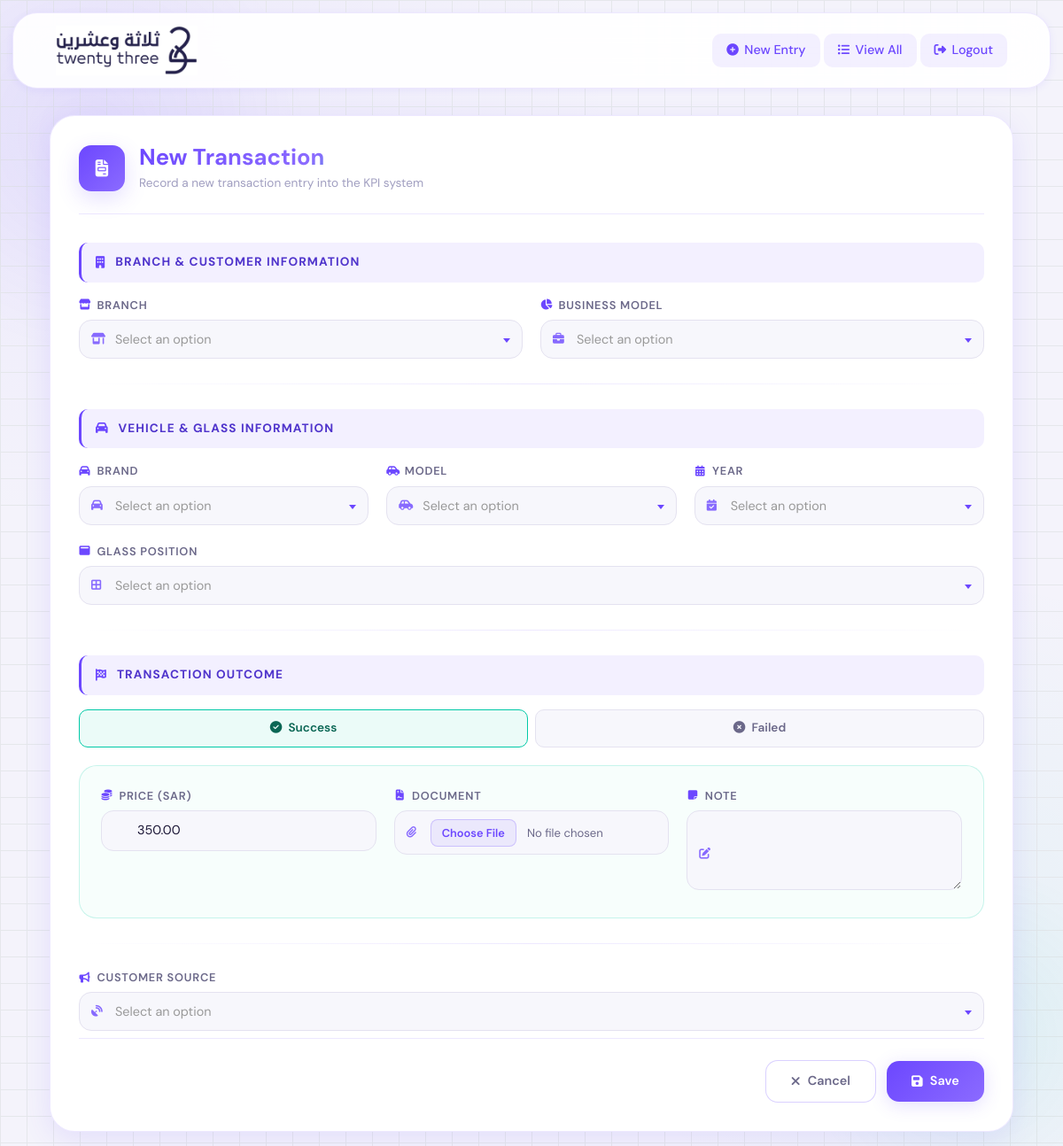
The page /transactions/1/edit/ (signed in) on the database as committed earlier.
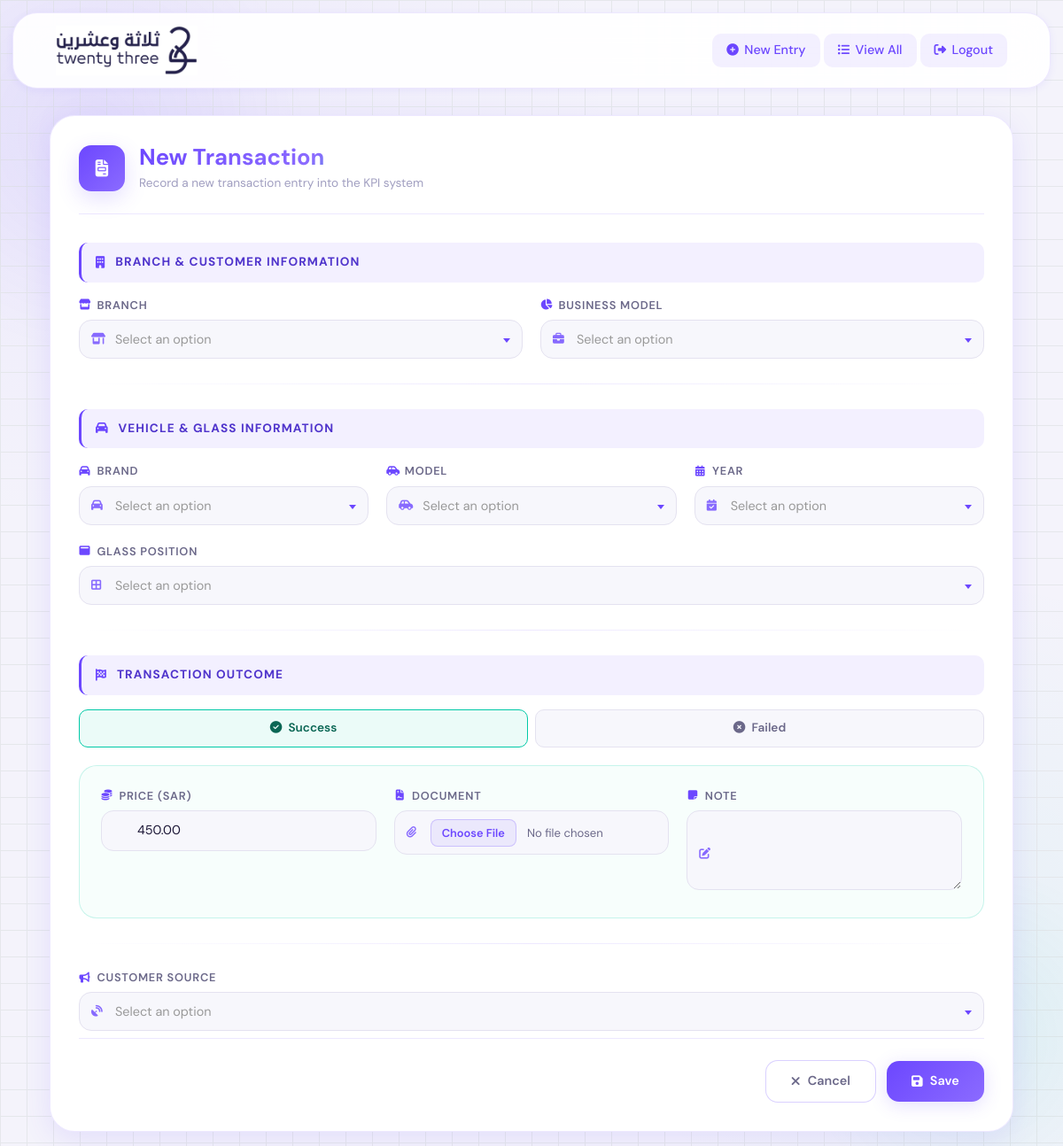
The same page on the database as committed later.
### core/models.py (models this page shows, shortened)
class Transaction(models.Model):
    branch = models.ForeignKey(Branch, on_delete=models.PROTECT)
    vehicle_brand = models.ForeignKey(VehicleBrand, on_delete=models.PROTECT)
    vehicle_model = models.ForeignKey(VehicleModel, on_delete=models.PROTECT)
    manufacture_year = models.ForeignKey(ManufactureYear, on_delete=models.PROTECT)
    glass_position = models.ForeignKey(GlassPosition, on_delete=models.PROTECT)
    customer_source = models.ForeignKey(CustomerSource, on_delete=models.PROTECT)
    business_model = models.ForeignKey(BusinessModel, on_delete=models.PROTECT)
    sales_type = models.ForeignKey(SalesType, on_delete=models.PROTECT, null=True, blank=True)
    parts_type = models.ForeignKey(PartsType, on_delete=models.SET_NULL, null=True, blank=True)
    maintenance_type = models.ForeignKey(MaintenanceType, on_delete=models.SET_NULL, null=True, blank=True)
    corporate_client = models.ForeignKey(CorporateClient, on_delete=models.SET_NULL, null=True, blank=True)
    wholesale_company = models.ForeignKey(WholesaleCompany, on_delete=models.SET_NULL, null=True, blank=True)
    government_org = models.ForeignKey(GovernmentOrganization, on_delete=models.SET_NULL, null=True, blank=True)
    OUTCOME_CHOICES = [
        ('success', 'Success'),
        ('fail', 'Fail'),
    ]
    outcome = models.CharField(max_length=10, choices=OUTCOME_CHOICES)
    price = models.DecimalField(max_digits=10, decimal_places=2, null=True, blank=False)
    document = models.FileField(upload_to='documents/', null=True, blank=True)
    note = models.TextField(blank=True)
    reason = models.ForeignKey(Reason, on_delete=models.SET_NULL, null=True, blank=True)
    expected_price = models.DecimalField(max_digits=10, decimal_places=2, null=True, blank=True)
    maintenance_other_note = models.TextField(blank=True)
    created_at = models.DateTimeField(auto_now_add=True)
    updated_at = models.DateTimeField(auto_now=True)

### core/views.py (the view)
# urls.py: path('transactions/<int:pk>/edit/', views.transaction_edit, name='transaction_edit'),
@login_required
def transaction_edit(request, pk):
    transaction = get_object_or_404(Transaction, pk=pk)
    form = TransactionForm(
        request.POST or None,
        request.FILES or None,
        instance=transaction,
        user=request.user          # ← this was missing
    )
    if form.is_valid():
        form.save()
        return redirect('core:transaction_detail', pk=pk)
    return render(request, 'core/transaction_form.html', {'form': form, 'transaction': transaction})

### core/templates/core/transaction_form.html (shortened to what the changed rows need)
{% extends 'core/base.html' %}
{% load widget_tweaks %}
{% block content %}
<div class="form-page-wrap" data-aos="fade-up">
    <div class="glass-card" style="padding: 2rem !important;">
        <div class="form-hero">
            <div class="form-hero-text">
                <h2 class="gradient-text">New Transaction</h2>
            </div>
        </div>
        <form method="post" enctype="multipart/form-data" id="transaction-form" autocomplete="off">
            <div id="success-fields" class="hidden form-panel panel-success">
                <div class="field-grid-3">
                    <div class="field-group">
                        <div class="field-icon-wrap">
                            {{ form.price|add_class:"form-input" }}
                        </div>
                    </div>
                    <div class="field-group">
                        <div class="field-icon-wrap">
                            {{ form.document|add_class:"form-input" }}
                        </div>
                    </div>
                    <div class="field-group">
                        <div class="field-icon-wrap">
                            {{ form.note|add_class:"form-input" }}
                        </div>
                    </div>
                </div>
            </div>
        </form>
    </div>
</div>
{% endblock %}

Rows that differ between the two databases and show on the page:
changed Transaction: price "350.00" → "450.00"
